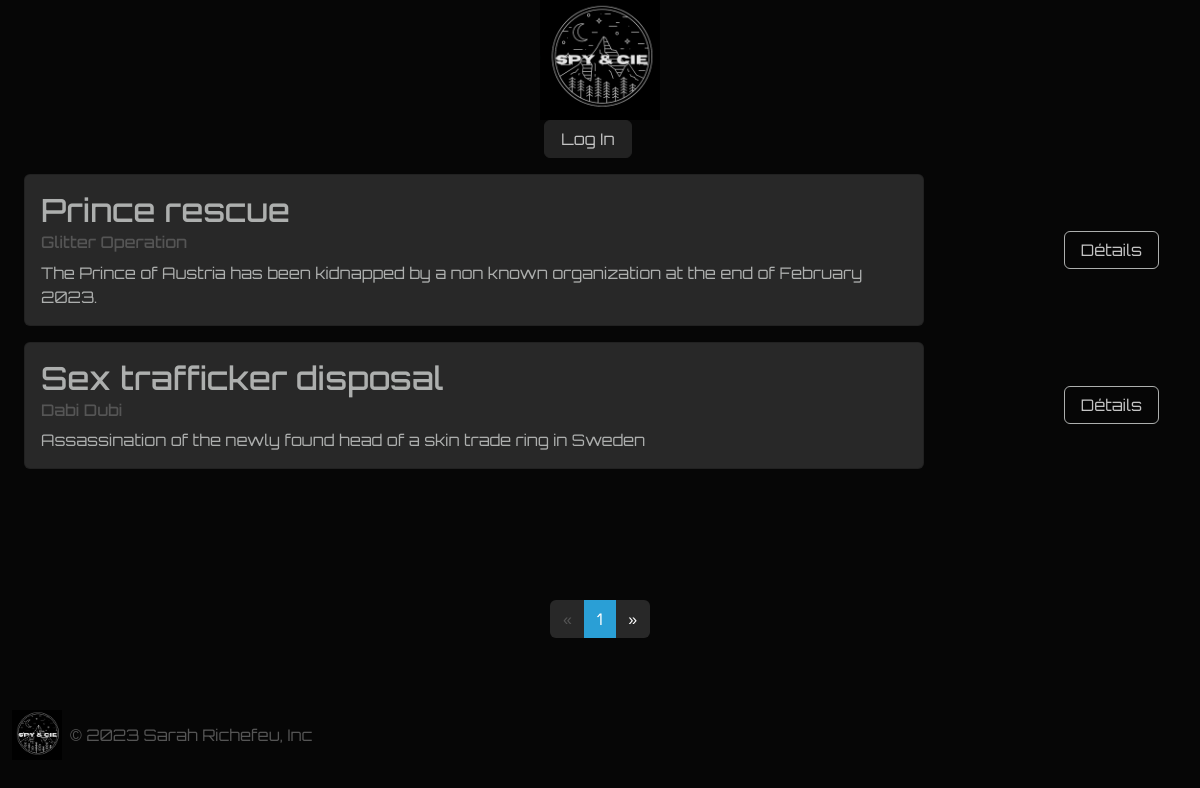
The page / on the database its author committed.
### tables this page shows
CREATE TABLE mission (
    id INT NOT NULL AUTO_INCREMENT PRIMARY KEY,
    name VARCHAR(255) NOT NULL,
    description TEXT NOT NULL,
    code_name VARCHAR(255) NOT NULL,
    start_date DATE NOT NULL,
    end_date DATE NOT NULL,
    speciality VARCHAR(100) NOT NULL,
    country_id INT NOT NULL,
    mission_status_id INT NOT NULL,
    mission_type_id INT NOT NULL,
    FOREIGN KEY (country_id) REFERENCES country(id),
    FOREIGN KEY (mission_status_id) REFERENCES mission_status(id),
    FOREIGN KEY (mission_type_id) REFERENCES mission_type(id)
);

### index.php (called while the page is built)
<?php
require_once "templates\header.php";
require_once "templates\list_missions.php";
require_once 'templates\footer.php';
?>

### Controller/MissionController.php (called while the page is built, shortened)
<?php
class MissionController extends Mission
{
    private PDO $pdo;
    public function __construct()
    {
        $dbName = "spy_and_cie";
        $dbPort = 3306;
        $dbUser = "root";
        $dbPass = "";
        try {
            $pdo = new PDO("mysql:host=localhost;port=$dbPort;dbname=$dbName", $dbUser, $dbPass);
        } catch (PDOException $e) {
            die($e->getMessage());
        }
        return $pdo;
    }
    public function setPdo(PDO $pdo)
    {
        $this->pdo = $pdo;
        return $this;
    }
    public function count(): int
    {
        $req = $this->pdo->query("SELECT COUNT(*) FROM mission");
        $count = $req->fetchColumn();
        return $count;
    }
    public function getLimited(int $first, int $limit): array
    {
        $missions = [];
        $req = $this->pdo->query("SELECT * FROM mission LIMIT $first, $limit");
        $data = $req->fetchAll(PDO::FETCH_ASSOC);
        foreach ($data as $mission) {
            $missions[] = new Mission($mission);
        }
        return $missions;
    }
}

### tools/pagination.php (called while the page is built, shortened)
<?php
$nbPages = ceil($count / $perPage);
if (isset($_GET['page'])) {
    $currentPage = $_GET['page'];
} else {
    $currentPage = 1;
}
$first = ($currentPage - 1) * $perPage;

### Entity/Mission.php (called while the page is built, shortened)
<?php
class Mission
{
    private int $id;
    private string $name;
    private string $description;
    private string $code_name;
    public function hydrate( $data)
    {
        foreach ($data as $key => $value) {
            $method = 'set'.ucfirst($key);
        }
    }
    public function getId(): int
    {
        return $this->id;
    }
    public function setId(int $id): self
    {
        $this->id = $id;
        return $this;
    }
    public function getName(): string
    {
        return $this->name;
    }
    public function setName(string $name): self
    {
        $this->name = $name;
        return $this;
    }
    public function getDescription(): string
    {
        return $this->description;
    }
    public function setDescription( string $description): self
    {
        $this->description = $description;
        return $this;
    }
    public function getCode_name(): string
    {
        return $this->code_name;
    }
    public function setCode_name(string $code_name): self
    {
        $this->code_name = $code_name;
        return $this;
    }
    public function setStart_date(string $start_date): self
    {
        return $this;
    }
    public function setEnd_date(string $end_date): self
    {
        return $this;
    }
    public function setSpeciality(string $speciality): self
    {
        return $this;
    }
    public function setMission_status_id(int $mission_status_id): self
    {
        return $this;
    }
    public function setMission_type_id(int $mission_type_id): self
    {
        return $this;
    }
}

### templates/list_missions.php (the view, shortened to what this page needs)
<?php
$missionController = new MissionController();
$count = $missionController->count();
$perPage = 5;
require "tools/pagination.php";
$missions = $missionController->getLimited($first, $perPage);
?>
<div class="flex-grow-1">
<?php
foreach ($missions as $mission) { ?>
   <div class="missions d-lg-flex justify-content-between align-items-center">
        <div class="card">
          <div class="card-body">
            <h4 class="card-title"><?= $mission->getName(); ?></h4>
            <h6 class="card-subtitle mb-2 text-muted"><?= $mission->getCode_name(); ?></h6>
            <p class="card-text"><?= $mission->getDescription(); ?></p>
          </div>
        </div>
        <div class="btn">
          <button type="button" class="btn btn-outline-dark"><a href="show_mission.php?id=<?= $mission->getId()?>">Détails</a></button>
        </div>
    </div>
<?php }; ?>
</div>
<div class="m-auto">
  <nav aria-label='Page navigation'>
    <ul class="pagination p-3">
      <li class="page-item disabled">
        <a class="page-link" href="#">&laquo;</a>
      </li>
        <?php for ($i = 1; $i <= $nbPages; $i++) { ?>
          <li class="page-item">
            <a class="page-link <?= ($currentPage == $i) ? 'active' : '' ?>" href="?page=<?= $i ?>"><?= $i ?></a>
          </li>
        <?php } ?>
      <li class="page-item">
        <a class="page-link" href="#">&raquo;</a>
      </li>
    </ul>
  </nav>
</div>

### templates/header.php (shortened to what this page needs)
<!DOCTYPE html>
<html lang="fr">
<head>
    <link href="https://cdn.jsdelivr.net/npm/bootstrap@5.3.0-alpha1/dist/css/bootstrap.min.css" rel="stylesheet">
    <link rel="stylesheet" href="css\bootstrap.min.css">
    <link rel="stylesheet" href="css\override.css">
</head>
<body>
    <header class="d-flex justify-content-between align-items-center">
        <div>
            <a href="index.php"><img src="assets\logo.png" alt="logo" class="logo"></a>
        </div>
        <div class="login">
            <button type="button" class="btn btn-light me-4"><a href="login.php">Log In</a></button>
        </div>
    </header>

### templates/footer.php (shortened to what this page needs)
<div class="container-fluid footer">
  <footer class="d-flex flex-wrap justify-content-between align-items-center py-3 my-4">
    <div class="col-md-4 d-flex align-items-center">
      <a href="index.php" class="mb-3 me-2 mb-md-0 text-muted text-decoration-none lh-1">
        <img src="assets\logo.png" alt="logo" width="50">
      </a>
      <span class="mb-3 mb-md-0 text-muted">© 2023 Sarah Richefeu, Inc</span>
    </div>
  </footer>
</div>
</body>
</html>

### css/override.css (style rules this page uses)
:root { --primary-color: #c4c4c4; --dark : #2f2f2f; }
html { height: 100%; }
body { min-height: 100%; font-family: 'Orbitron', sans-serif; display: flex; flex-direction: column; }
.logo { width: 10vw; }
a { color: var(--primary-color); text-decoration: none; }
.footer { flex-shrink: 0; }
.missions { margin: 2vh 2vw 0 2vw; }
.card { width: 75vw; max-height: 30vh; }
@media screen and (max-width: 1225px) { header { flex-direction: column; justify-content: center; } }
@media screen and (max-width: 1225px) { .login { text-align: center!important; } }

### rows shown on the page
mission: name "Prince rescue", code_name "Glitter Operation", description "The Prince of Austria has been kidnapped by a non known organization at the end of February 2023."
mission: name "Sex trafficker disposal", code_name "Dabi Dubi", description "Assassination of the newly found head of a skin trade ring in Sweden"
